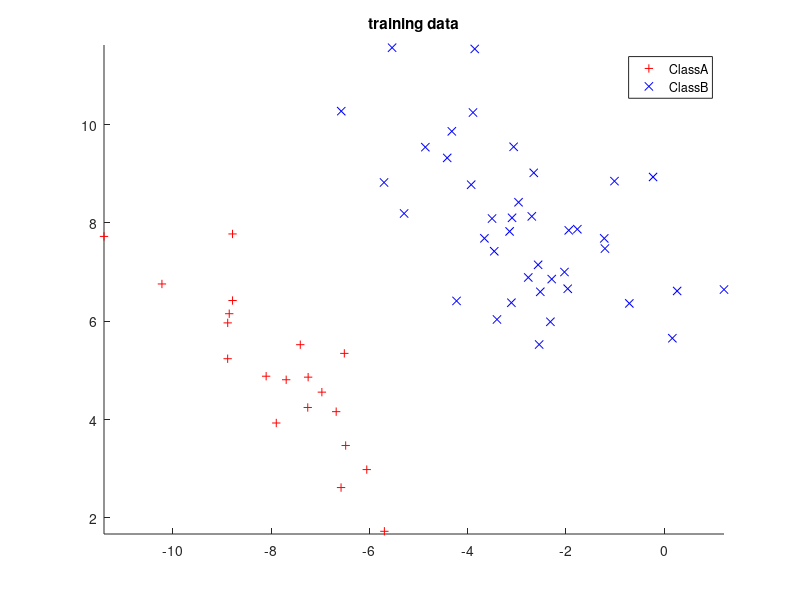
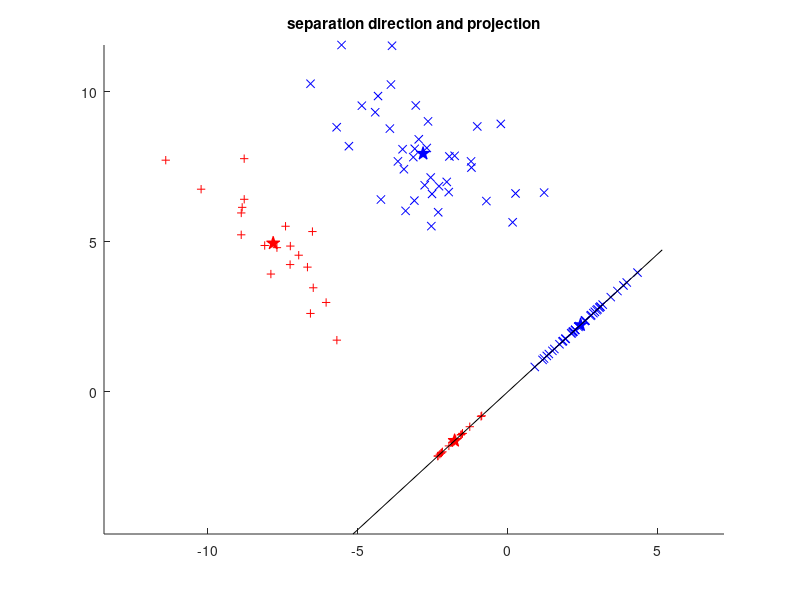

These figures' MATLAB source, in order:
%% Fisher's Linear Discriminant Analysis
% Fisher's Linear Discriminant Analysis(LDA) is a dimension reduction technique 
% commonly used for supervised classification problems. The goal of LDA is to 
% project the features in higher dimension space onto a lower dimensional space, 
% such that samples from different distribution can be 'separated'. Through this 
% project, we are going to learn the basic about Fisher's LDA, and 
% to explore practical issues for a couple of datasets from applications.
% 
% 
%% Fisher's LDA via a toy problem
% Let's start with a toy problem to get an intuition about Fisher's LDA. 
%
% *Dataset generation:* 
% The following code produces two classes of data points, labelled A and B, 
% each drawn from a normal distribution (with different mean and covariance).  
% Each data sample $x$ is a vector of lenth 2, and they are collected in matrices 
% with each column corresponding to a data point. Here we make two datasets: training 
% and testing. The training data will be used to train the `classifier', while 
% the testing data used to assess the accuray of classification. 

rng(0);
% generate data points
muA = [-8;5]; muB = [-3;8];
theta = pi/4; 
T = [cos(theta),-sin(theta); sin(theta), cos(theta)];
S = T*diag([1,2])*T';
DataA = S*randn(2, 40) + muA * ones(1,40);
DataB = S*randn(2, 60) + muB * ones(1,60);

% training and testing data: each column is a sample
TrainA = DataA(:,1:end-20); 
TestA = DataA(:,end-20+1:end);
TrainB = DataB(:,1:end-20); 
TestB = DataB(:,end-20+1:end);

% show data points
figure(1)
hold on;
plot(TrainA(1,:),TrainA(2,:), '+r', 'DisplayName','ClassA');
plot(TrainB(1,:),TrainB(2,:), 'xb', 'DisplayName','ClassB');
axis equal; legend show; title('training data')

%%
%
% Fisher's LDA attempts to find a_ separation_ _vector_ $v$ onto which the 
% projection of different classes are `best separated' by solving the 
% optimization problem
% 
% $$\max_{\|v\|\neq 0}\frac{(v^T m_A - v^T m_B) )^2}{v^T(\Sigma_A+\Sigma_B)v},$$
% 
% where $m_C, \Sigma_C$ are sampled mean and covariance matrices for $C \in\{A,B\}$. 
%
% *Task 1:*  
% Show that an optimal solution is given by
% 
% $$v = (\Sigma_A+\Sigma_B)^{-1}(m_A-m_B).$$
% 
% The separation vector computed from training datasets is illustrated below. 
% As we can see from the figure, the projection of the two classes onto the direction 
% $v$ (the solid line) are well separated. The five-pointed stars represent mean values.

% sample mean & covariance
mA = mean(TrainA')';
mB = mean(TrainB')';
sA = cov(TrainA');
sB = cov(TrainB');

% separation vector
v = (sA+sB)\(mA-mB);
v = v/norm(v);

% show data
projA = v*v'*TrainA; projB = v*v'*TrainB;
projmA = v*v'*mA; projmB = v*v'*mB;
figure(2)
hold on;
plot([TrainA(1,:),projA(1,:)], [TrainA(2,:),projA(2,:)], '+r');
plot([TrainB(1,:),projB(1,:)], [TrainB(2,:),projB(2,:)], 'xb');
plot([mA(1),projmA(1)],[mA(2),projmA(2)],'pr','MarkerFaceColor','red','Markersize',10);
plot([mB(1),projmB(1)],[mB(2),projmB(2)],'pb','MarkerFaceColor','blue','Markersize',10);
plot(7*[-v(1),v(1)], 7*[-v(2),v(2)], '-k');
axis equal; title('separation direction and projection')

%%
% *Classification:*
% Using the computed separation vector $v$ from above, we can classify a sample vector 
% $x$ based on its projection on $v$. Specifically, if $v^Tx > c$ then we can 
% guess $x$ belongs to class A, otherwise, to class B (_can you explain why?_). 
% A natural (default) choice of the thresholding constant is $c = v^T(m_A + m_B)/2$, in 
% which case the class of $x$ is assigned to the one with projected sample mean 
% closer to $v^Tx$.  
% 
% *Task 2:*
% Use the separation vector $v$ to build a classifer. Test 
% and report the success rate of your classifier on the testing dataset.
% Note thati the success rate = 1 - missrate, where 
% missrate = (missA + missB)/(sizeofTestA + sizeofTestB) 
% 
% 
%% UCI Benchmark Problems
% To show the effectiveness of LDA in real-life data, let's consider application to the sonar and 
% ionosphere datasets from UCI Machine Learning Repository (https://archive.ics.uci.edu). 
% The data matrices can be directly loaded as below. For each case, you will get 
% two matrices: a data matrix containing sample data (each row is a feature vector); 
% a label matrix with 0-1 element representing the class of each row in the data 
% matrix. 
% 
% The 'sonar' example:

load sonar.mat
whos('-file','sonar.mat')
%% 
% The 'ionosphere' example:

load ionosphere.mat
whos('-file','ionosphere.mat');

%% 
% *Task 3*:
% Use the first 70% of data points as training data, and the rest as testing 
% data. Test and report the success rate for classification by LDA, using the default
% threshold $c$.
%
%
%% 
% *Task 4*:
% Try different threshold c, with value between $v^T m_A$ and $v^Tm_B$. 
% Observe how sensitive is the classification rate to the choice of $c$. 
%
%%
% *Task 5*:
% For the ionosphere, the matrix $S_A+S_B$ become singular. Can you 
% figure out why? How to address this issue? In general, when we encounter near 
% singular matrices, what can we do?    
% 
